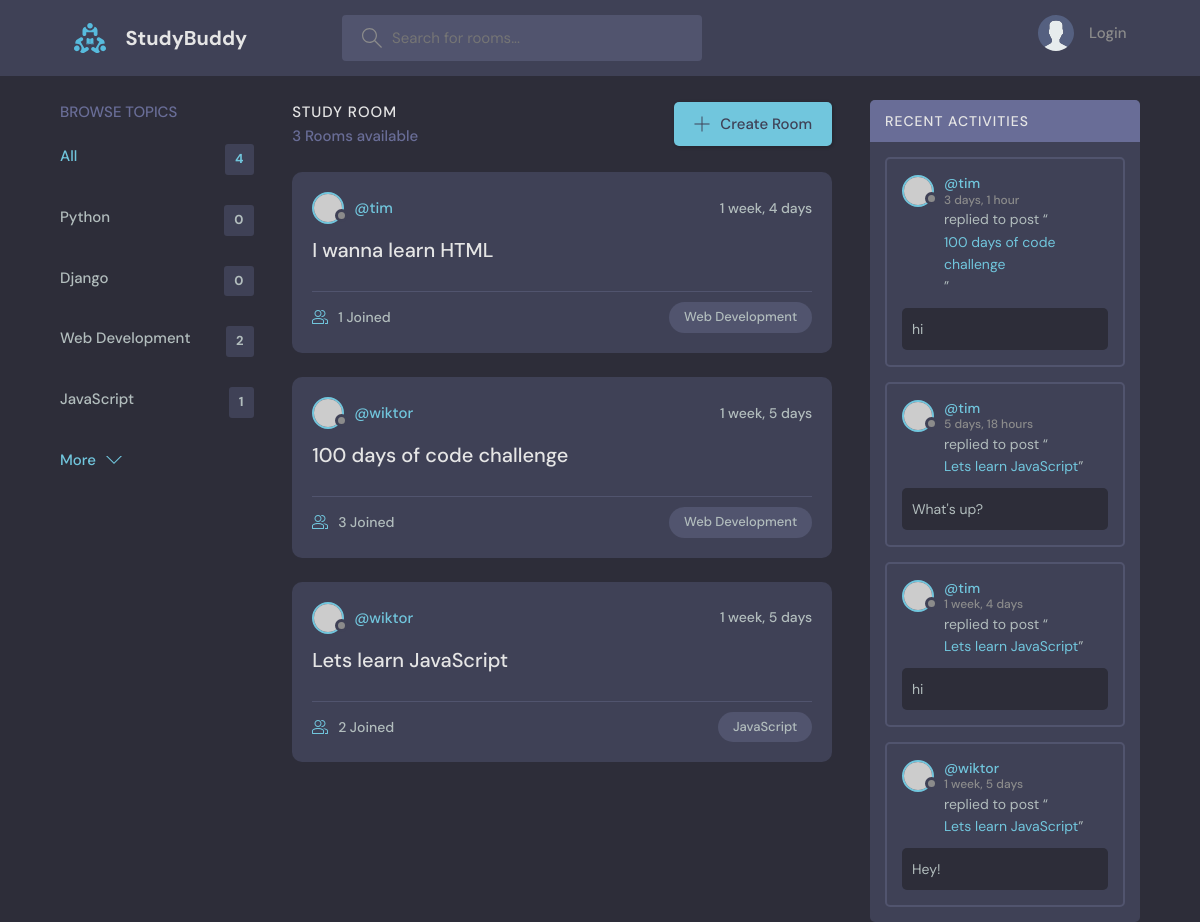
The app's page /, older data.
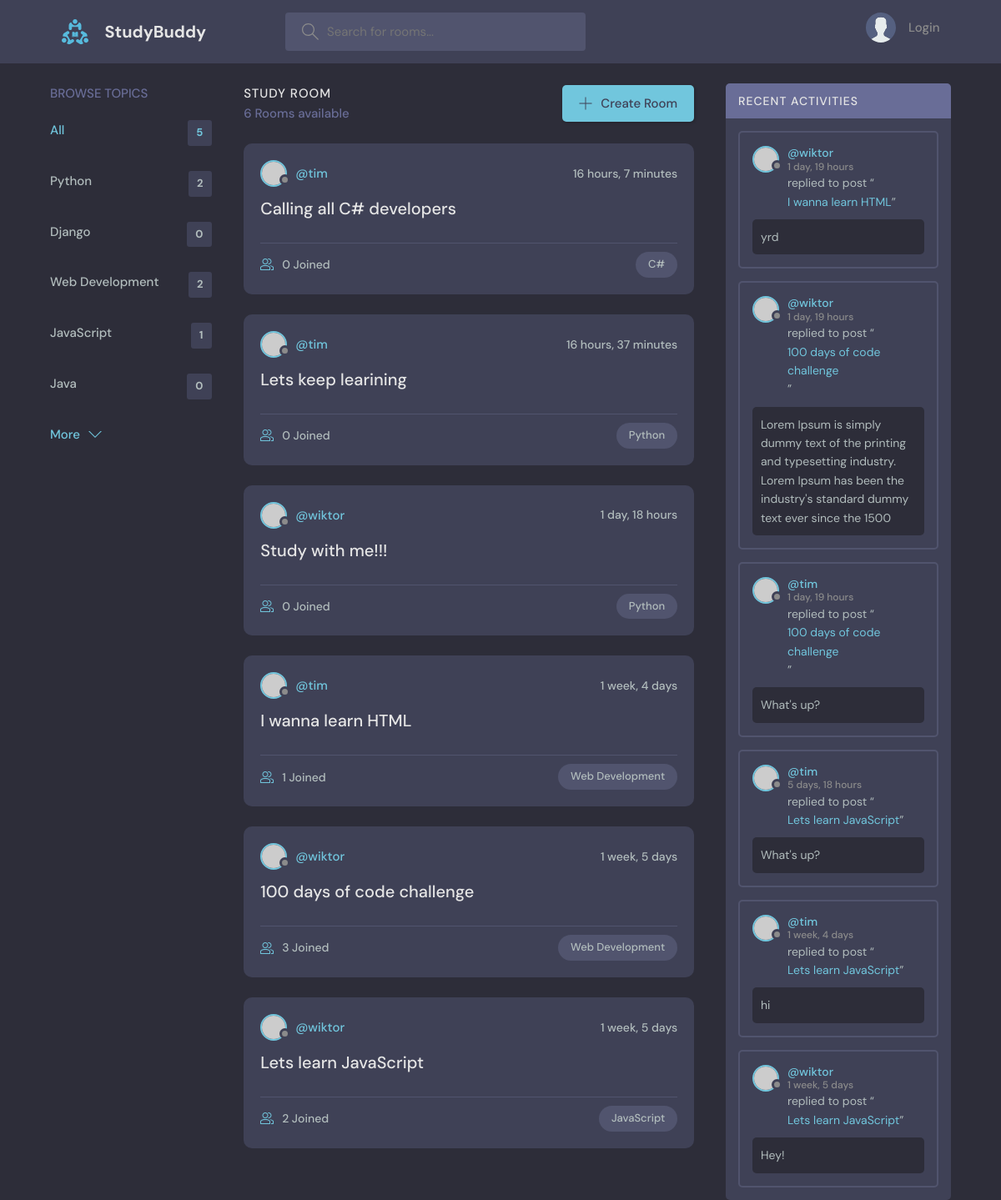
The same page, newer data.
### base/models.py (models this page shows, shortened)
class Topic(models.Model):
    name = models.CharField(max_length=200)

class Room(models.Model):
    host = models.ForeignKey(User, on_delete=models.SET_NULL, null=True)
    topic = models.ForeignKey(Topic, on_delete=models.SET_NULL, null=True)
    name = models.CharField(max_length=200)
    description = models.TextField(null=True, blank=True)
    participants = models.ManyToManyField(User, related_name='participants', blank=True)
    updated = models.DateTimeField(auto_now=True)
    created = models.DateTimeField(auto_now_add=True)
    class Meta:
        ordering = ['-updated', '-created']

class Message(models.Model):
    user = models.ForeignKey(User, on_delete=models.CASCADE)
    room = models.ForeignKey(Room, on_delete=models.CASCADE)
    body = models.TextField()
    updated = models.DateTimeField(auto_now=True)
    created = models.DateTimeField(auto_now_add=True)
    class Meta:
        ordering = ['-updated', '-created']

### base/views.py (the view)
# urls.py: path('', views.home, name='home'),
def home(request):
    q = request.GET.get('q', '')
    rooms = Room.objects.filter(
        Q(topic__name__icontains=q) |
        Q(name__icontains=q) |
        Q(description__icontains=q)
    )
    topics = Topic.objects.all()[:5]
    room_count = rooms.count()
    room_messages = Message.objects.filter(
        Q(room__topic__name__icontains=q)
    )
    context = {'rooms': rooms, 'topics': topics, 'room_count': room_count, 'room_messages': room_messages}
    return render(request, 'base/home.html', context) #context send data on template in this case - context=rooms(list of dictionaries)

### base/templates/base/home.html (shortened to what this page needs)
{% extends 'main.html' %}
{%  block content %}
<main class="layout layout--3">
      <div class="container">
          {%  include 'base/topics_component.html' %}
        <div class="roomList">
          <div class="roomList__header">
            <div>
              <h2>Study Room</h2>
              <p>{{ room_count}} Rooms available</p>
            </div>
            <a class="btn btn--main" href="{% url 'create-room' %}">
              <svg version="1.1" xmlns="http://www.w3.org/2000/svg" width="32" height="32" viewBox="0 0 32 32">
                <title>add</title>
                <path
                  d="M16.943 0.943h-1.885v14.115h-14.115v1.885h14.115v14.115h1.885v-14.115h14.115v-1.885h-14.115v-14.115z"
                ></path>
              </svg>
              Create Room
            </a>
          </div>
        {% include 'base/feed_component.html' %}
        </div>
          {% include 'base/activity_component.html' %}
      </div>
    </main>
{% endblock %}

### base/templates/base/topics_component.html
<div class="topics">
          <div class="topics__header">
            <h2>Browse Topics</h2>
          </div>
          <ul class="topics__list">
            <li>
              <a href="{% url 'home' %}" class="active">All <span>{{ topics.count }}</span></a>
            </li>
              {% for topic in topics %}
            <li>
              <a href="{% url 'home' %}?q={{ topic.name }}">{{ topic.name }} <span>{{ topic.room_set.all.count }}</span></a>
            </li>
              {% endfor %}
          </ul>
          <a class="btn btn--link" href="{% url 'topics' %}">
            More
            <svg version="1.1" xmlns="http://www.w3.org/2000/svg" width="32" height="32" viewBox="0 0 32 32">
              <title>chevron-down</title>
              <path d="M16 21l-13-13h-3l16 16 16-16h-3l-13 13z"></path>
            </svg>
          </a>
</div>

### base/templates/base/feed_component.html (shortened to what this page needs)
{% for room in rooms %}
    <div class="roomListRoom">
            <div class="roomListRoom__header">
              <a href="{% url 'user-profile' room.host.id %}" class="roomListRoom__author">
                <div class="avatar avatar--small">
                  <img src="https://randomuser.me/api/portraits/women/11.jpg" />
                </div>
                  <span>@{{ room.host.username }}</span>
              </a>
              <div class="roomListRoom__actions">
                <span>{{ room.created|timesince }}</span>
              </div>
            </div>
            <div class="roomListRoom__content">
              <a href="{% url 'room' room.id %}">{{ room.name}}</a>
            </div>
            <div class="roomListRoom__meta">
              <a href="{% url 'room' room.id %}" class="roomListRoom__joined">
                  {{ room.participants.all.count}} Joined
              </a>
              <p class="roomListRoom__topic">{{ room.topic.name }}</p>
            </div>
          </div>
{%  endfor %}

### base/templates/base/activity_component.html (shortened to what this page needs)
<div class="activities">
          <div class="activities__header">
            <h2>Recent Activities</h2>
          </div>
    {% for message in room_messages %}
          <div class="activities__box">
            <div class="activities__boxHeader roomListRoom__header">
              <a href="{% url 'user-profile' message.user.id %}" class="roomListRoom__author">
                <div class="avatar avatar--small">
                  <img src="https://randomuser.me/api/portraits/women/11.jpg" />
                </div>
                <p>
                    @{{message.user}}
                  <span> {{ message.created|timesince }}</span>
                </p>
              </a>
            </div>
            <div class="activities__boxContent">
              <p>replied to post “<a href="{% url 'room' message.room.id %}">{{ message.room.name}}</a>”</p>
              <div class="activities__boxRoomContent">
                {{ message.body }}
              </div>
            </div>
          </div>
    {% endfor %}
        </div>

Row changes from the older to the newer data that the page shows:
removed Message: user "tim", created "3 days, 1 hour", room.name "100 days of code challenge", body "hi"
computed for Topic "Python": room_set.all.count "0" → "2"
added Topic: name "Java", room_set.all.count "0"
added Room: host.username "tim", created "16 hours, 7 minutes", name "Calling all C# developers", participants.all.count "0", topic.name "C#"
added Room: host.username "tim", created "16 hours, 37 minutes", name "Lets keep learining", participants.all.count "0", topic.name "Python"
added Room: host.username "wiktor", created "1 day, 18 hours", name "Study with me!!!", participants.all.count "0", topic.name "Python"
added Message: user "wiktor", created "1 day, 19 hours", room.name "I wanna learn HTML", body "yrd"
added Message: user "wiktor", created "1 day, 19 hours", room.name "100 days of code challenge", body "Lorem Ipsum is simply dummy text of the printing and typesetting industry. Lorem Ipsum has been the industry's standard dummy text ever since the 1500"
added Message: user "tim", created "1 day, 19 hours", room.name "100 days of code challenge", body "What's up?"
Text that changed along with them:
{{ topics.count }}: "4" → "5"
{{ room_count }}: "3" → "6"
